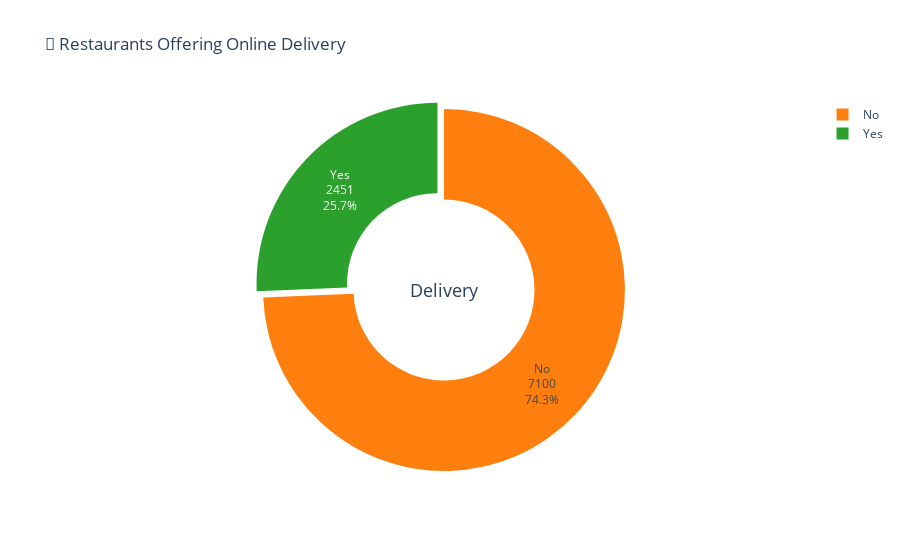
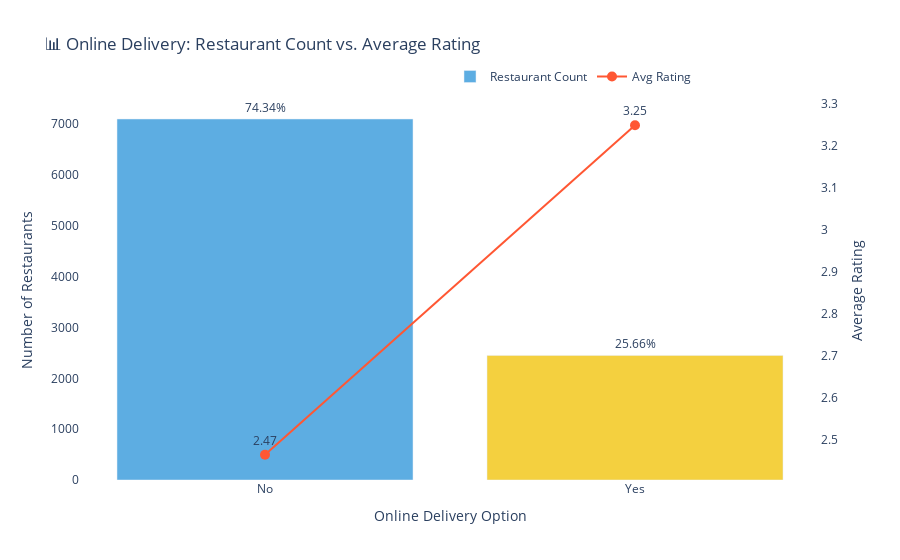
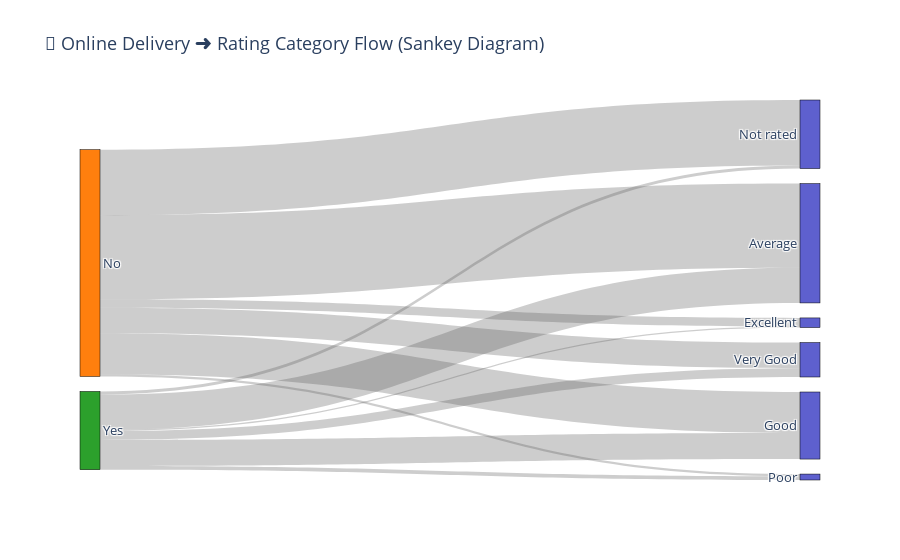

Notebook source saved alongside these figures, in order:
### Code cell
# Imports
import pandas as pd
import plotly.express as px
import plotly.graph_objects as go

# Load dataset
df = pd.read_csv(r"C:\Users\acer\Downloads\Data Analysis Internship__Dataset__Cognifyz Technologies.csv")

# Keep only relevant entries
df_clean = df[df['Has Online delivery'].isin(['Yes', 'No'])].copy()

# ===============================
# 1. Donut Pie: Online Delivery %
# ===============================

ordered_labels = ['Yes', 'No']
delivery_counts = df_clean['Has Online delivery'].value_counts()
delivery_counts = delivery_counts.reindex(ordered_labels)

fig1 = go.Figure(data=[
    go.Pie(
        labels=delivery_counts.index,
        values=delivery_counts.values,
        textinfo='label+percent+value',
        hoverinfo='label+percent+value',
        marker=dict(colors=['#2CA02C', '#FF7F0E']),  # Yes = Green, No = Orange
        pull=[0.05, 0],
        hole=0.5
    )
])
fig1.update_layout(
    title='🛵 Restaurants Offering Online Delivery',
    annotations=[dict(text='Delivery', x=0.5, y=0.5, showarrow=False, font_size=18)],
    showlegend=True
)
fig1.show()
fig1.write_html("online_delivery_pie_enhanced.html")

# ====================================================
# 2. Grouped Bar + Line Chart: Count vs Avg Rating
# ====================================================

avg_rating_by_delivery = df_clean.groupby('Has Online delivery')['Aggregate rating'].agg(['mean', 'count']).reset_index()
avg_rating_by_delivery.columns = ['Online Delivery', 'Avg Rating', 'Total Restaurants']
avg_rating_by_delivery['Percentage'] = (avg_rating_by_delivery['Total Restaurants'] / df_clean.shape[0] * 100).round(2)

# Custom colors: Yes = Yellow, No = Light Blue
bar_colors = ['#F4D03F' if val == 'Yes' else '#5DADE2' for val in avg_rating_by_delivery['Online Delivery']]

fig2 = go.Figure()

# Bar trace
fig2.add_trace(go.Bar(
    x=avg_rating_by_delivery['Online Delivery'],
    y=avg_rating_by_delivery['Total Restaurants'],
    name='Restaurant Count',
    marker_color=bar_colors,
    text=avg_rating_by_delivery['Percentage'].astype(str) + '%',
    textposition='outside'
))

# Line trace
fig2.add_trace(go.Scatter(
    x=avg_rating_by_delivery['Online Delivery'],
    y=avg_rating_by_delivery['Avg Rating'],
    name='Avg Rating',
    mode='lines+markers+text',
    marker=dict(size=10, color='#FF5733'),
    text=avg_rating_by_delivery['Avg Rating'].round(2),
    textposition='top center',
    yaxis='y2'
))

fig2.update_layout(
    title="📊 Online Delivery: Restaurant Count vs. Average Rating",
    xaxis=dict(title='Online Delivery Option'),
    yaxis=dict(title='Number of Restaurants'),
    yaxis2=dict(title='Average Rating', overlaying='y', side='right'),
    legend=dict(x=0.5, y=1.1, orientation='h'),
    plot_bgcolor='white',
    height=500
)
fig2.show()
fig2.write_html("delivery_rating_comparison_grouped.html")

# ==========================================
# 3. Sankey Diagram: Delivery → Rating Text
# ==========================================

df_sankey = df[df['Has Online delivery'].isin(['Yes', 'No']) & df['Rating text'].notna()]

# Define fixed order
rating_order = ['Excellent', 'Very Good', 'Good', 'Average', 'Poor', 'Not rated']
delivery_order = ['Yes', 'No']
all_labels = delivery_order + rating_order  # Final order

# Group data
flow_df = df_sankey.groupby(['Has Online delivery', 'Rating text']).size().reset_index(name='Count')
flow_df = flow_df[flow_df['Rating text'].isin(rating_order)]

# Correct index mapping
label_to_index = {label: i for i, label in enumerate(all_labels)}
flow_df['source'] = flow_df['Has Online delivery'].map(label_to_index)
flow_df['target'] = flow_df['Rating text'].map(label_to_index)
flow_df['value'] = flow_df['Count']

# Build Sankey
fig3 = go.Figure(data=[go.Sankey(
    node=dict(
        pad=15,
        thickness=20,
        line=dict(color="black", width=0.5),
        label=all_labels,
        color=['#2CA02C', '#FF7F0E'] + ['#5E60CE'] * len(rating_order)
    ),
    link=dict(
        source=flow_df['source'],
        target=flow_df['target'],
        value=flow_df['value'],
        color="rgba(90,90,90,0.3)"
    )
)])

fig3.update_layout(
    title_text="🔀 Online Delivery ➜ Rating Category Flow (Sankey Diagram)",
    font_size=13,
    height=500,
    plot_bgcolor='white'
)
fig3.show()
fig3.write_html("online_delivery_rating_sankey_clean.html")

### Figure 1 — Plotly figure (JSON) as saved in the notebook; plotly's stock layout.template omitted (floating-point values rounded to 4 significant figures)
{"data": [{"hole": 0.5, "hoverinfo": "label+percent+value", "labels": ["Yes", "No"], "marker": {"colors": ["#2CA02C", "#FF7F0E"]}, "pull": [0.05, 0], "textinfo": "label+percent+value", "type": "pie", "values": [2451, 7100]}], "layout": {"annotations": [{"font": {"size": 18}, "showarrow": false, "text": "Delivery", "x": 0.5, "y": 0.5}], "autosize": true, "showlegend": true, "title": {"text": "🛵 Restaurants Offering Online Delivery"}}}

### Figure 2 — Plotly figure (JSON) as saved in the notebook; plotly's stock layout.template omitted (floating-point values rounded to 4 significant figures)
{"data": [{"marker": {"color": ["#5DADE2", "#F4D03F"]}, "name": "Restaurant Count", "text": ["74.34%", "25.66%"], "textposition": "outside", "type": "bar", "x": ["No", "Yes"], "y": [7100, 2451]}, {"marker": {"color": "#FF5733", "size": 10}, "mode": "lines+markers+text", "name": "Avg Rating", "text": [2.47, 3.25], "textposition": "top center", "type": "scatter", "x": ["No", "Yes"], "y": [2.465, 3.249], "yaxis": "y2"}], "layout": {"autosize": true, "legend": {"orientation": "h", "x": 0.5, "y": 1.1}, "plot_bgcolor": "white", "title": {"text": "📊 Online Delivery: Restaurant Count vs. Average Rating"}, "xaxis": {"autorange": true, "range": [-0.5, 1.5], "title": {"text": "Online Delivery Option"}, "type": "category"}, "yaxis": {"autorange": true, "range": [0, 7474.0], "title": {"text": "Number of Restaurants"}, "type": "linear"}, "yaxis2": {"autorange": true, "overlaying": "y", "range": [2.402, 3.312], "side": "right", "title": {"text": "Average Rating"}, "type": "linear"}}}

### Figure 3 — Plotly figure (JSON) as saved in the notebook; plotly's stock layout.template omitted (floating-point values rounded to 4 significant figures)
{"data": [{"link": {"color": "rgba(90,90,90,0.3)", "source": [1, 1, 1, 1, 1, 1, 0, 0, 0, 0, 0, 0], "target": [5, 2, 4, 7, 6, 3, 5, 2, 4, 7, 6, 3], "value": [2632, 262, 1282, 2052, 70, 802, 1105, 39, 818, 96, 116, 277]}, "node": {"color": ["#2CA02C", "#FF7F0E", "#5E60CE", "#5E60CE", "#5E60CE", "#5E60CE", "#5E60CE", "#5E60CE"], "label": ["Yes", "No", "Excellent", "Very Good", "Good", "Average", "Poor", "Not rated"], "line": {"color": "black", "width": 0.5}, "pad": 15, "thickness": 20}, "type": "sankey"}], "layout": {"autosize": true, "font": {"size": 13}, "plot_bgcolor": "white", "title": {"text": "🔀 Online Delivery ➜ Rating Category Flow (Sankey Diagram)"}}}
